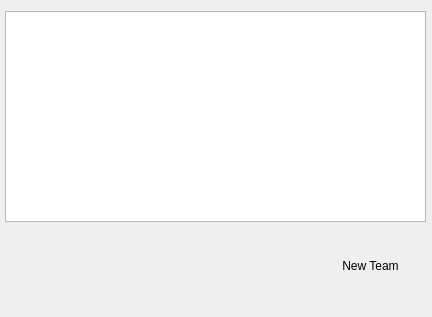
<?xml version="1.0" encoding="UTF-8"?>
<ui version="4.0">
 <class>Dialog</class>
 <widget class="QDialog" name="Dialog">
  <property name="geometry">
   <rect>
    <x>0</x>
    <y>0</y>
    <width>432</width>
    <height>317</height>
   </rect>
  </property>
  <property name="windowTitle">
   <string>Dialog</string>
  </property>
  <widget class="QTableWidget" name="teamsList">
   <property name="geometry">
    <rect>
     <x>5</x>
     <y>11</y>
     <width>421</width>
     <height>211</height>
    </rect>
   </property>
  </widget>
  <widget class="QPushButton" name="addTeamButton">
   <property name="geometry">
    <rect>
     <x>320</x>
     <y>240</y>
     <width>101</width>
     <height>51</height>
    </rect>
   </property>
   <property name="cursor">
    <cursorShape>PointingHandCursor</cursorShape>
   </property>
   <property name="styleSheet">
    <string notr="true">background-color: rgb(115, 206, 255);</string>
   </property>
   <property name="text">
    <string>New Team</string>
   </property>
   <property name="autoDefault">
    <bool>false</bool>
   </property>
   <property name="flat">
    <bool>true</bool>
   </property>
  </widget>
 </widget>
 <resources/>
 <connections/>
</ui>
